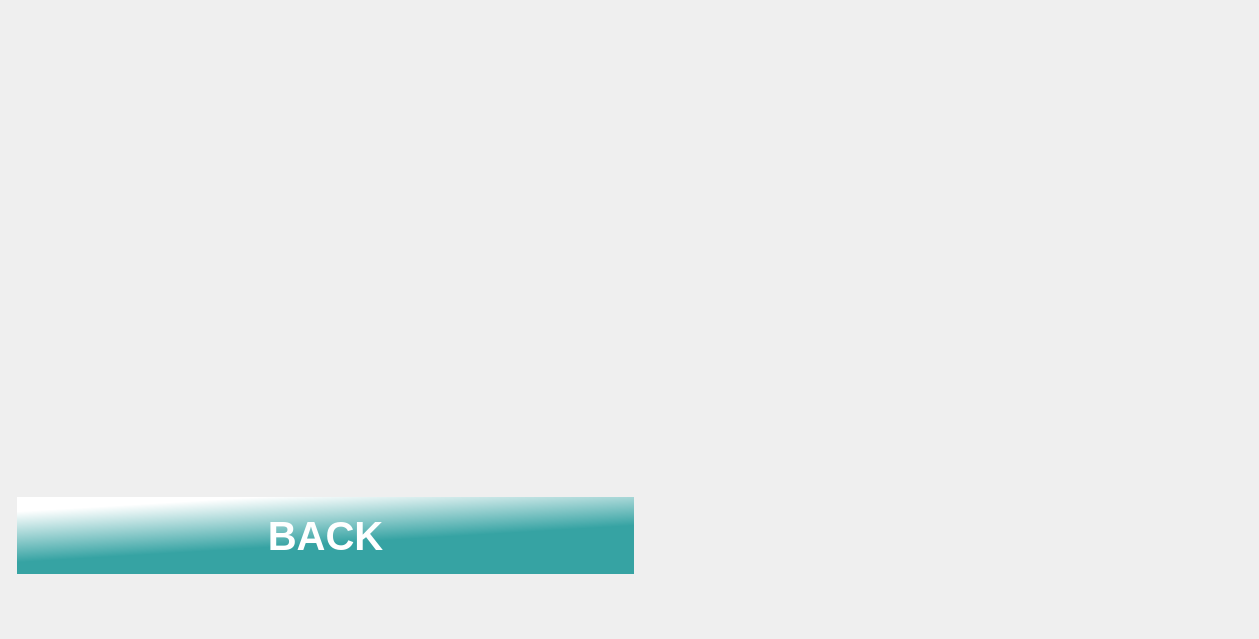
    <widget class="QWidget" name="page_72">
     <widget class="QLabel" name="label_123">
      <property name="geometry">
       <rect>
        <x>0</x>
        <y>0</y>
        <width>1250</width>
        <height>630</height>
       </rect>
      </property>
      <property name="text">
       <string/>
      </property>
      <property name="pixmap">
       <pixmap resource="icon.qrc">:/adding/adding/rm380-02-knyfs2py.jpg</pixmap>
      </property>
      <property name="scaledContents">
       <bool>true</bool>
      </property>
     </widget>
     <widget class="QLabel" name="label_124">
      <property name="geometry">
       <rect>
        <x>0</x>
        <y>0</y>
        <width>651</width>
        <height>451</height>
       </rect>
      </property>
      <property name="text">
       <string/>
      </property>
      <property name="pixmap">
       <pixmap resource="Res2.qrc">:/v_to_36/v_to_36/29.png</pixmap>
      </property>
      <property name="scaledContents">
       <bool>true</bool>
      </property>
     </widget>
     <widget class="QLabel" name="label_125">
      <property name="geometry">
       <rect>
        <x>660</x>
        <y>70</y>
        <width>571</width>
        <height>471</height>
       </rect>
      </property>
      <property name="text">
       <string/>
      </property>
      <property name="pixmap">
       <pixmap resource="Res2.qrc">:/v_to_36/v_to_36/29.jpg</pixmap>
      </property>
      <property name="scaledContents">
       <bool>true</bool>
      </property>
     </widget>
     <widget class="QPushButton" name="Cu_to_back">
      <property name="geometry">
       <rect>
        <x>10</x>
        <y>490</y>
        <width>631</width>
        <height>91</height>
       </rect>
      </property>
      <property name="font">
       <font>
        <pointsize>30</pointsize>
        <italic>false</italic>
        <bold>true</bold>
       </font>
      </property>
      <property name="autoFillBackground">
       <bool>false</bool>
      </property>
      <property name="styleSheet">
       <string notr="true">QPushButton
{
border:none;
color:white;
	
	
	background-color: qlineargradient(spread:pad, x1:0.651, y1:0.536, x2:0.393796, y2:0, stop:0 rgba(54, 163, 163, 255), stop:1 rgba(255, 255, 255, 255));
	
margin:7px;

}
QPushButton:pressed
{
	
	background-color: qlineargradient(spread:pad, x1:0.512878, y1:0.513273, x2:0.653182, y2:1, stop:0 rgba(54, 163, 163, 255), stop:1 rgba(255, 255, 255, 255));
}</string>
      </property>
      <property name="text">
       <string>BACK</string>
      </property>
     </widget>
    </widget>
